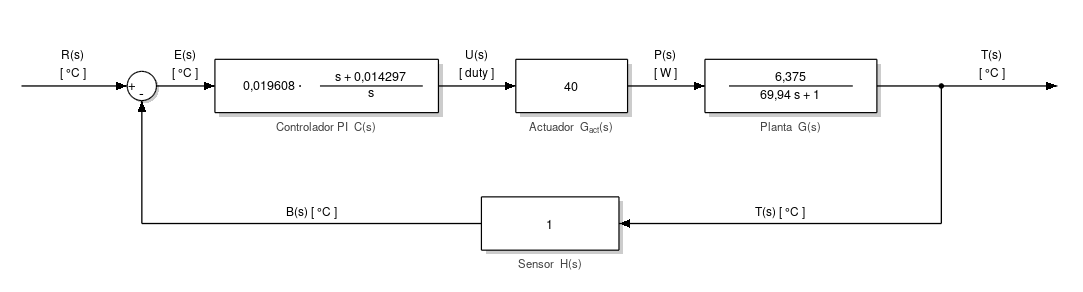

Reproduce this figure in MATLAB.
% Diagrama de bloques del sistema compensado (con funciones de transferencia)

clear; clc; close all;

fig = figure('Color', [1 1 1], 'Position', [100 100 1260 340]);
axes('Position', [0 0 1 1], 'Color', [1 1 1]);
hold on;
axis equal;
axis off;
xlim([0 126]);
ylim([0 34]);

function dibujar_bloque(x, y, w, h, txt)
    rectangle('Position', [x+0.5, y-0.5, w, h], 'FaceColor', [0.8 0.8 0.8], 'EdgeColor', 'none');
    rectangle('Position', [x, y, w, h], 'FaceColor', [1 1 1], 'EdgeColor', 'k', 'LineWidth', 1.0);
    text(x+w/2, y+h/2, txt, 'HorizontalAlignment', 'center', 'VerticalAlignment', 'middle', 'FontSize', 10.5, 'FontName', 'Helvetica');
end

function dibujar_bloque_fraccion(x, y, w, h, num_txt, den_txt, prefijo_txt)
    rectangle('Position', [x+0.5, y-0.5, w, h], 'FaceColor', [0.8 0.8 0.8], 'EdgeColor', 'none');
    rectangle('Position', [x, y, w, h], 'FaceColor', [1 1 1], 'EdgeColor', 'k', 'LineWidth', 1.0);
    ym = y + h/2;
    if isempty(prefijo_txt)
        xc = x + w/2;
        fw = w * 0.72;
        plot([xc - fw/2, xc + fw/2], [ym, ym], 'k-', 'LineWidth', 1.0);
        text(xc, ym + 0.35, num_txt, 'HorizontalAlignment', 'center', 'VerticalAlignment', 'bottom', 'FontSize', 10.5, 'FontName', 'Helvetica');
        text(xc, ym - 0.35, den_txt, 'HorizontalAlignment', 'center', 'VerticalAlignment', 'top', 'FontSize', 10.5, 'FontName', 'Helvetica');
    else
        xp = x + w*0.26;
        xc = x + w*0.70;
        fw = w * 0.46;
        text(xp, ym, prefijo_txt, 'HorizontalAlignment', 'center', 'VerticalAlignment', 'middle', 'FontSize', 10.5, 'FontName', 'Helvetica');
        plot([xc - fw/2, xc + fw/2], [ym, ym], 'k-', 'LineWidth', 1.0);
        text(xc, ym + 0.35, num_txt, 'HorizontalAlignment', 'center', 'VerticalAlignment', 'bottom', 'FontSize', 10.5, 'FontName', 'Helvetica');
        text(xc, ym - 0.35, den_txt, 'HorizontalAlignment', 'center', 'VerticalAlignment', 'top', 'FontSize', 10.5, 'FontName', 'Helvetica');
    end
end

function dibujar_linea(pts, con_flecha)
    plot(pts(:,1), pts(:,2), 'k-', 'LineWidth', 1.1);
    if con_flecha
        p2 = pts(end,:);
        p1 = pts(end-1,:);
        v = p2 - p1;
        v = v / norm(v);
        perp = [-v(2), v(1)];
        L = 1.3;
        W = 0.5;
        tri = [p2; p2 - L*v + W*perp; p2 - L*v - W*perp];
        patch(tri(:,1), tri(:,2), 'k', 'EdgeColor', 'none');
    end
end

function texto_linea(x, y, txt)
    text(x, y, txt, 'HorizontalAlignment', 'center', 'VerticalAlignment', 'bottom', 'FontSize', 10, 'FontName', 'Helvetica');
end

function titulo_bloque(x, y, txt)
    text(x, y, txt, 'HorizontalAlignment', 'center', 'VerticalAlignment', 'top', 'FontSize', 9.5, 'FontName', 'Helvetica', 'Color', [0.25 0.25 0.25]);
end

yt = 24.0;
yb = 8.0;
h = 6.2;

% Sumador
cx = 16.5; cy = yt; r = 1.7;
t = linspace(0, 2*pi, 60);
patch(cx + r*cos(t) + 0.3, cy + r*sin(t) - 0.3, [0.8 0.8 0.8], 'EdgeColor', 'none');
patch(cx + r*cos(t), cy + r*sin(t), [1 1 1], 'EdgeColor', 'k', 'LineWidth', 1.0);
text(cx-1.05, cy, '+', 'FontSize', 11, 'HorizontalAlignment', 'center');
text(cx, cy-1.05, '-', 'FontSize', 12, 'HorizontalAlignment', 'center');

% Bloques con funciones de transferencia
% Controlador PI: C(s) = 0,019608 * (s + 0,014297) / s
dibujar_bloque_fraccion(25, yt-h/2, 26, h, 's + 0,014297', 's', '0,019608 \cdot');
titulo_bloque(25 + 13, yt - h/2 - 0.9, 'Controlador PI  C(s)');

% Actuador: G_act(s) = 40
dibujar_bloque(60, yt-h/2, 13, h, '40');
titulo_bloque(60 + 6.5, yt - h/2 - 0.9, 'Actuador  G_{act}(s)');

% Planta: G(s) = 6,375 / (69,94s + 1)
dibujar_bloque_fraccion(82, yt-h/2, 20, h, '6,375', '69,94 s + 1', '');
titulo_bloque(82 + 10, yt - h/2 - 0.9, 'Planta  G(s)');

% Sensor: H(s) = 1
dibujar_bloque(56, yb-h/2, 16, h, '1');
titulo_bloque(56 + 8, yb - h/2 - 0.9, 'Sensor  H(s)');

% Flechas directas
dibujar_linea([2.5, yt; 14.8, yt], true);
texto_linea(8.5, yt+0.7, {'R(s)'; '[ °C ]'});

dibujar_linea([18.2, yt; 25, yt], true);
texto_linea(21.6, yt+0.7, {'E(s)'; '[ °C ]'});

dibujar_linea([51, yt; 60, yt], true);
texto_linea(55.5, yt+0.7, {'U(s)'; '[ duty ]'});

dibujar_linea([73, yt; 82, yt], true);
texto_linea(77.5, yt+0.7, {'P(s)'; '[ W ]'});

dibujar_linea([102, yt; 123, yt], true);
texto_linea(115.5, yt+0.7, {'T(s)'; '[ °C ]'});

% Realimentacion
plot(109.5, yt, 'ko', 'MarkerFaceColor', 'k', 'MarkerSize', 4);
dibujar_linea([109.5, yt; 109.5, yb; 72, yb], true);
texto_linea(90.75, yb+0.6, 'T(s) [ °C ]');

dibujar_linea([56, yb; 16.5, yb; 16.5, yt-1.7], true);
texto_linea(36.25, yb+0.6, 'B(s) [ °C ]');

set(fig, 'PaperPositionMode', 'auto');
print -dpng -r300 08_diagrama_bloques_compensado.png
